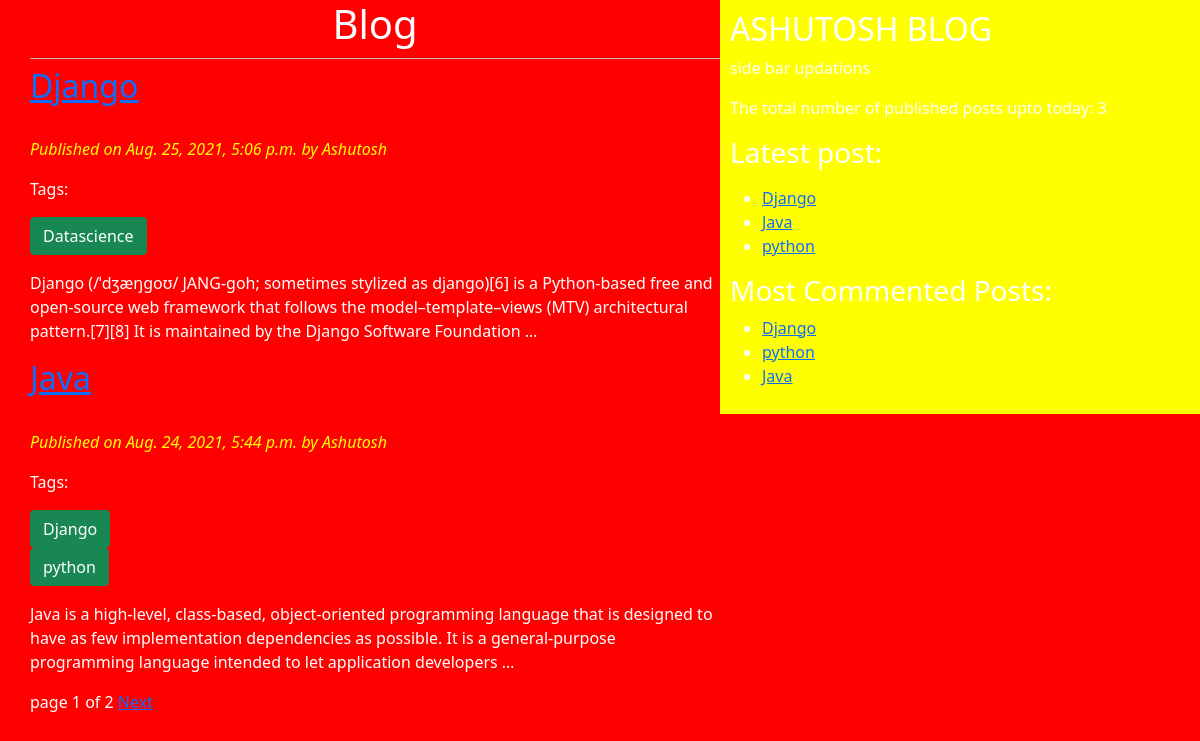
The page / on the database its author committed.
### testapp/models.py (models this page shows, shortened)
class Post(models.Model):
  STATUS_CHOICES=(('draft','Draft'),('published','Published'))
  title=models.CharField(max_length=264)
  slug=models.SlugField(max_length=264,unique_for_date='publish')
  author=models.ForeignKey(User,related_name='blog_posts',on_delete=models.CASCADE)
  body=models.TextField()
  publish=models.DateTimeField(default=timezone.now)
  created=models.DateTimeField(auto_now_add=True)#da
  updated=models.DateTimeField(auto_now=True)#datetme of save() action
  status=models.CharField(max_length=10,choices=STATUS_CHOICES,default='draft')
  objects=CustomManager()
  tags=TaggableManager()
  class Meta:
     ordering=('-publish',)
  def get_absolute_url(self):
    return reverse('post_detail',args=[self.slug])

### testapp/views.py (the view)
# urls.py: url(r'^$', views.post_list),
def post_list(request,tag_slug=None):
    post=Post.objects.all()
    tag=None
    if tag_slug:
       tag=get_object_or_404(Tag,slug=tag_slug)
       post=post.filter(tags__in=[tag])
    paginator=Paginator(post,2)
    page_number=request.GET.get('page')
    try:
       post=paginator.page(page_number)
    except PageNotAnInteger:
       post=paginator.page(1)
    except EmptyPage:
       post=paginator.page(paginator.num_pages)
    return render(request,'testapp/post_list.html',{'post':post,'tag':tag})

### testapp/models.py (called while the page is built)
  def get_queryset(self):
    return super().get_queryset().filter(status='published')

### testapp/templatetags/blogtags.py (called while the page is built)
@register.simple_tag
def total_posts():
    return Post.objects.count()

@register.inclusion_tag('testapp/latest_posts123.html')
def show_latest_posts(count=5):
  latest_posts=Post.objects.all().order_by('-publish')[:count]
  return {'latest_posts':latest_posts}

@register.simple_tag
def get_most_commented_posts(count=5):
 return Post.objects.annotate(total_comments=Count('comments')).order_by('-total_comments')[:count]

### template/testapp/post_list.html (shortened to what this page needs)
<!DOCTYPE html>
{%extends 'testapp/base.html'%}
{%block content%}
<h1> Blog</h1>
{%for ele in post%}
<h2><a href="{{ele.get_absolute_url}}">{{ele.title}}</a></h2>
<br>
<p id='date'>Published on {{ele.publish}} by {{ele.author|title}}</p>
<p> Tags:
{%for tag in ele.tags.all%}
<div >
    <a href="{%url 'post_list_by_tag_name' tag.slug%}" class ='btn btn-success'>{{tag.name}}</a>
</div>
{%endfor%}
</p>
<p>{{ele.body|truncatewords:30|linebreaks}}</p>
{%endfor%}
{% include 'testapp/pagination.html' with page=post%}
{%endblock%}

### template/testapp/base.html (shortened to what this page needs)
<!doctype html>
{%load static%}
{%load blogtags%}
<html lang="en">
  <head>
    <link href="https://cdn.jsdelivr.net/npm/bootstrap@5.1.0/dist/css/bootstrap.min.css" rel="stylesheet">
    <link rel="stylesheet" href="{%static 'css/blog.css'%}">
  </head>
  <body>
    <div class="content">
      {%block content%}{%endblock%}
      </div>
    <div class='sidebar'>
      <h2>ASHUTOSH BLOG</h2>
      <p>side bar updations</p>
      <p>The total number of published posts upto today: {%total_posts%}</p>
      <h3>Latest post:</h3>
      <p >{%show_latest_posts%}</p>
      <h3>Most Commented Posts:</h3>
      {% get_most_commented_posts as most_commented_posts%}
    <ul>
       {% for post in most_commented_posts %}
    <li><a  href="{{post.get_absolute_url}}" id='la'>{{post.title}}</a></li>
    {% endfor %}
    </ul>
    </div>
    </body>
</html>

### template/testapp/pagination.html (shortened to what this page needs)
<div class="paginator">
     <span class='current'>
    page {{page.number}} of {{page.paginator.num_pages}}
     </span>
<span>
     {%if page.has_next%}
        <a href="?page={{page.next_page_number}}">Next</a>
     {%endif%}
 </span>
 </div>

### template/testapp/latest_posts123.html
<ul>
 {% for post in latest_posts %}
 <li><a href="{{post.get_absolute_url}}">{{post.title}}</a></li>
 {% endfor %}
 </ul>

### static/css/blog.css (style rules this page uses)
.content { float:left; width: 60%; padding:0 0 0 30px; height: 100%; background:red; }
.sidebar { float:right; width:40%; padding:10px; background: yellow; height: 100%; }
h1 { text-align:center; border-bottom: 1px solid #bbb; padding-bottom: 10px; }
body { color: white; background-color: red; }
#date { font-style: italic; color:yellow; }

### rows shown on the page
Post: title "Django", publish "Aug. 25, 2021, 5:06 p.m.", author "Ashutosh", body "Django (/ˈdʒæŋɡoʊ/ JANG-goh; sometimes stylized as django)[6] is a Python-based free and open-source web framework that follows the model–template–views (MTV) architectural pattern.[7][8] It is maintained by the Django Software Foundation …"
Tag: name "Datascience"
Post: title "Java", publish "Aug. 24, 2021, 5:44 p.m.", author "Ashutosh", body "Java is a high-level, class-based, object-oriented programming language that is designed to have as few implementation dependencies as possible. It is a general-purpose programming language intended to let application developers …"
Tag: name "Django"
Tag: name "python"
Post: title "python"

### other values the page prints
{{ page.number }} "1"
{{ page.paginator.num_pages }} "2"
